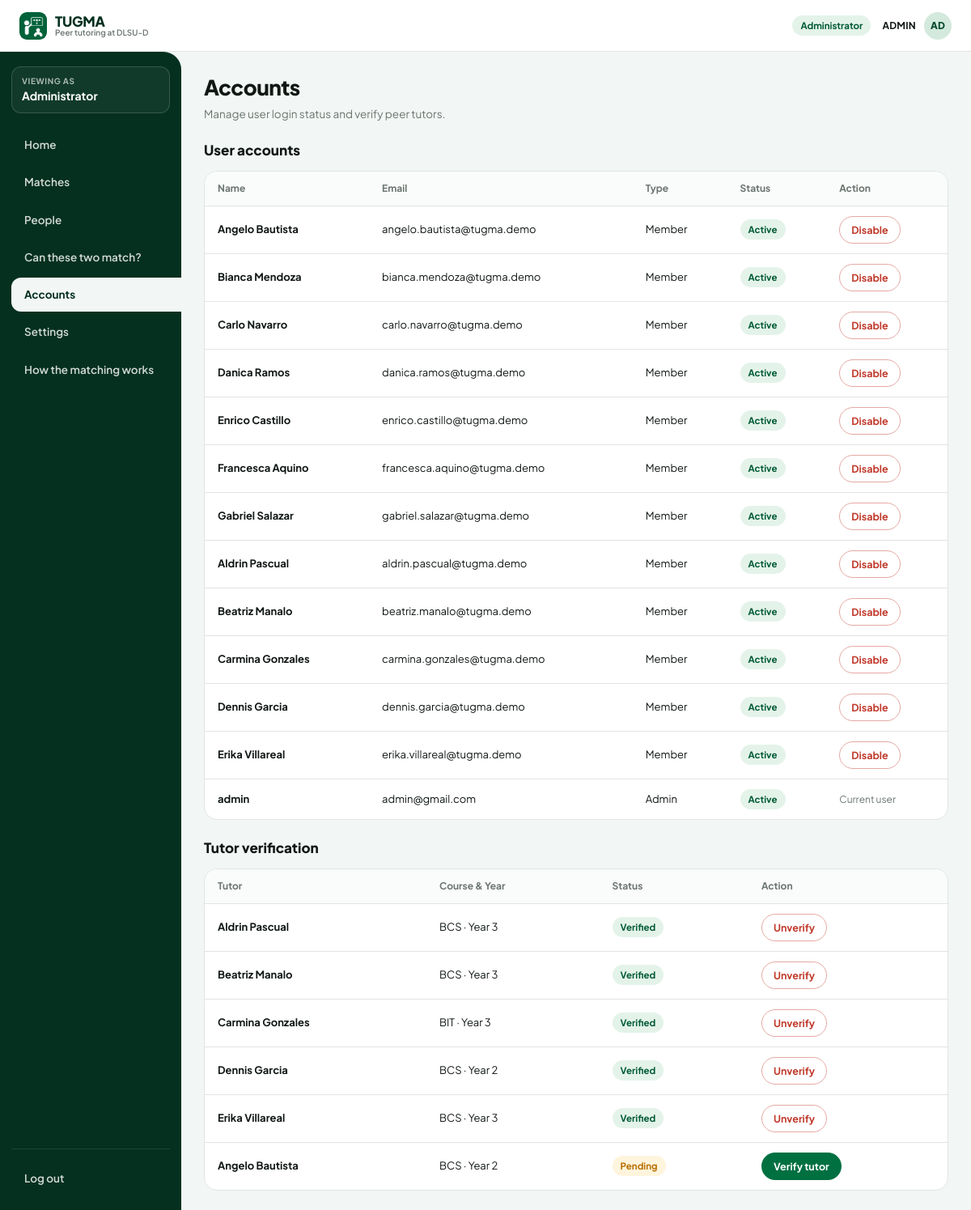
The page /admin/accounts (signed in) on the database as committed earlier.
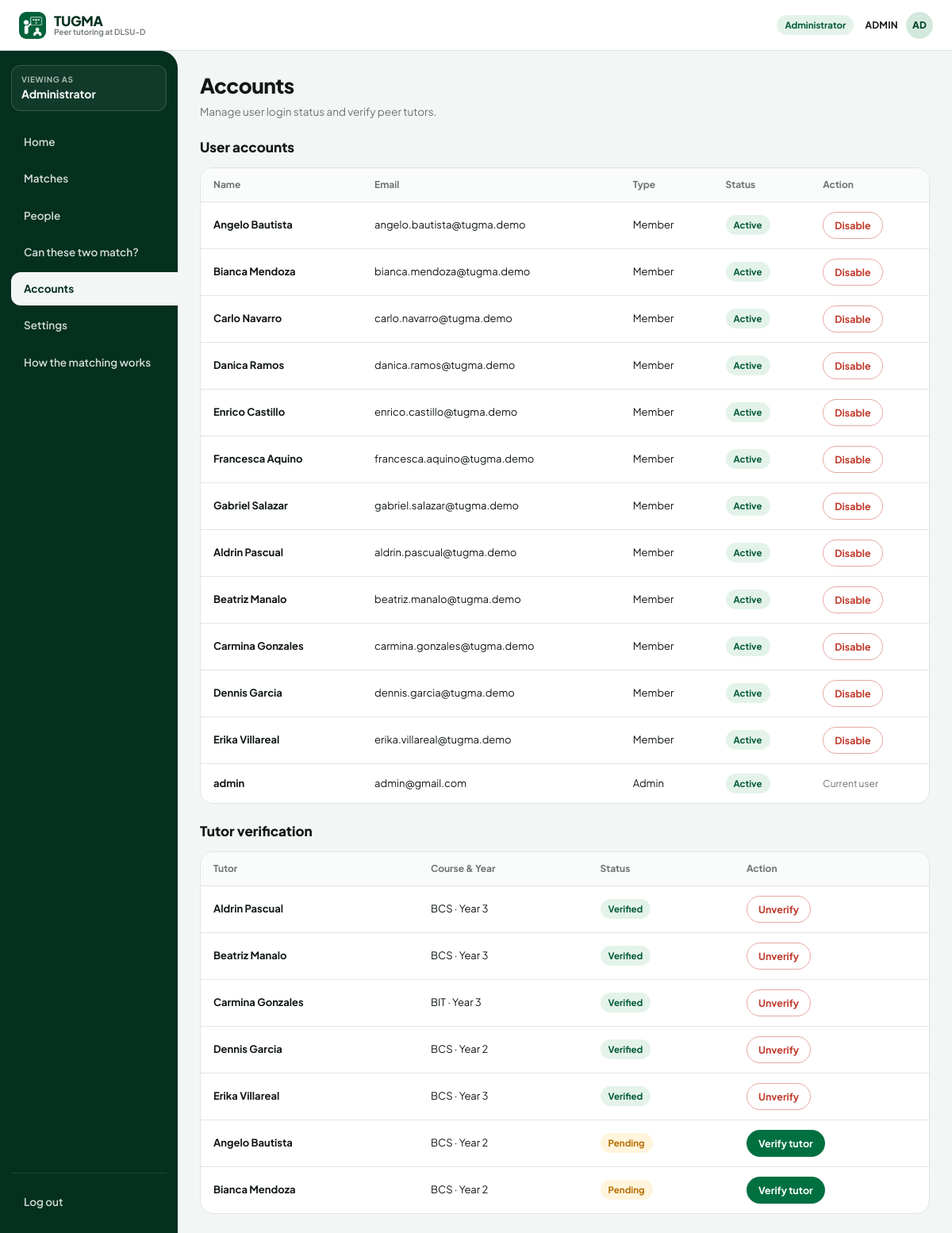
The same page on the database as committed later.
### tables this page shows
CREATE TABLE "users" (
    user_id       INTEGER PRIMARY KEY AUTOINCREMENT,
    email         TEXT NOT NULL UNIQUE COLLATE NOCASE,
    password_hash TEXT NOT NULL,
    role          TEXT NOT NULL CHECK (role IN ('member', 'admin')),
    student_id    INTEGER UNIQUE
                  REFERENCES students(student_id)
                  ON DELETE CASCADE ON UPDATE CASCADE,
    tutor_id      INTEGER UNIQUE
                  REFERENCES tutors(tutor_id)
                  ON DELETE CASCADE ON UPDATE CASCADE,
    display_name  TEXT,
    is_active     INTEGER NOT NULL DEFAULT 1 CHECK (is_active IN (0, 1)),
    created_at    TEXT NOT NULL DEFAULT CURRENT_TIMESTAMP,
    CHECK (
        (role = 'member' AND (student_id IS NOT NULL OR tutor_id IS NOT NULL))
        OR (role = 'admin' AND student_id IS NULL AND tutor_id IS NULL
            AND display_name IS NOT NULL)
    )
);

CREATE TABLE tutors (
    tutor_id    INTEGER PRIMARY KEY,
    name        TEXT NOT NULL,
    grade_level INTEGER NOT NULL CHECK (grade_level > 0),
    course      TEXT NOT NULL,
    verified    INTEGER NOT NULL DEFAULT 0
                CHECK (verified IN (0, 1)),
    capacity    INTEGER NOT NULL DEFAULT 5
                CHECK (capacity > 0)
);

### app.py (the view, shortened to what this page needs)
@app.route("/admin/accounts", methods=["GET", "POST"])
@login_required("admin")
def admin_accounts():
    user = current_user()
    db = get_db()
    accounts = list_accounts(db, user["user_id"])
    tutors = db.fetch_all("SELECT tutor_id, name, course, grade_level, verified FROM tutors ORDER BY tutor_id")
    return render_template("admin/accounts.html", accounts=accounts, tutors=tutors)

### app.py (called while the page is built, shortened)
def get_db():
    if "db" not in g:
        g.db = Database(DB_PATH)
    return g.db

def current_user():
    uid = session.get("user_id")
    if not uid:
        return None
    if "current_user" not in g:
        g.current_user = get_user(get_db(), uid)
    return g.current_user

def initials(name):
    parts = [p for p in (name or "").split() if p]
    if not parts:
        return "?"
    if len(parts) == 1:
        return parts[0][:2].upper()
    return (parts[0][0] + parts[-1][0]).upper()

def active_mode(user):
    if not user or user["role"] == "admin":
        return None

@app.context_processor
def inject_globals():
    user = current_user()
    mode = active_mode(user)
    notif_count = 0
    tutor_verified = None
    return {
        "user": user,
        "mode": mode,
        "tutor_verified": tutor_verified,
        "initials": initials,
        "fmt12": fmt12,
        "fmt_range": fmt_range,
        "notif_count": notif_count,
        "DAYS": DAYS,
        "LANGUAGES": LANGUAGES,
    }

def login_required(role=None):
    def decorator(fn):
        @wraps(fn)
        def wrapper(*args, **kwargs):
            user = current_user()
            if not user:
                session.clear()
                return redirect(url_for("login_page"))
            if role == "admin" and user["role"] != "admin":
                flash("Administrator access is required.", "error")
                return redirect(url_for("home"))
            if role == "member" and user["role"] == "admin":
                return redirect(url_for("admin_home"))
            return fn(*args, **kwargs)
        return wrapper
    return decorator

### services/auth_service.py (called while the page is built)
def _session_dict(row):
    modes = []
    if row["student_id"] is not None:
        modes.append("Learning")
    if row["tutor_id"] is not None:
        modes.append("Tutoring")
    return {
        "user_id": row["user_id"],
        "email": row["email"],
        "role": row["role"],  # 'member' or 'admin'
        "student_id": row["student_id"],
        "tutor_id": row["tutor_id"],
        "modes": modes,
        "name": row["name"],
    }

def get_user(db, user_id):
    row = db.fetch_one(_USER_QUERY + " WHERE u.user_id = ?", (user_id,))
    if row is None or not row["is_active"]:
        return None
    return _session_dict(row)

### src/database.py (called while the page is built)
    def close(self):
        if self.connection is not None:
            self.connection.close()
            self.connection = None

### templates/admin/accounts.html (shortened to what this page needs)
{% extends "base.html" %}
{% block content %}
<h1 class="page-title">Accounts</h1>
<p class="page-subtitle">Manage user login status and verify peer tutors.</p>
<h2 class="section-title">User accounts</h2>
<div class="table-wrap" style="margin-bottom:20px;">
  <table class="data-table">
    <thead><tr><th>Name</th><th>Email</th><th>Type</th><th>Status</th><th>Action</th></tr></thead>
    <tbody>
      {% for a in accounts %}
        <tr>
          <td><strong>{{ a.name }}</strong></td>
          <td>{{ a.email }}</td>
          <td>{{ a.role|title }}</td>
          <td><span class="pill {{ 'pill-green' if a.is_active else 'pill-red' }}">{{ 'Active' if a.is_active else 'Disabled' }}</span></td>
          <td>
            {% if a.user_id != user.user_id %}
              <form method="post" action="{{ url_for('admin_accounts') }}">
                <button type="submit" class="btn {{ 'btn-danger-outline' if a.is_active else 'btn-outline' }} btn-sm">
                  {{ 'Disable' if a.is_active else 'Enable' }}
                </button>
              </form>
            {% else %}
              <span style="color:var(--muted); font-size:12px;">Current user</span>
            {% endif %}
          </td>
        </tr>
      {% endfor %}
    </tbody>
  </table>
</div>
<h2 class="section-title">Tutor verification</h2>
<div class="table-wrap">
  <table class="data-table">
    <thead><tr><th>Tutor</th><th>Course &amp; Year</th><th>Status</th><th>Action</th></tr></thead>
    <tbody>
      {% for t in tutors %}
        <tr>
          <td><strong>{{ t.name }}</strong></td>
          <td>{{ t.course }} · Year {{ t.grade_level }}</td>
          <td><span class="pill {{ 'pill-green' if t.verified else 'pill-amber' }}">{{ 'Verified' if t.verified else 'Pending' }}</span></td>
          <td>
            <form method="post" action="{{ url_for('admin_accounts') }}">
              <button type="submit" class="btn {{ 'btn-danger-outline' if t.verified else 'btn-primary' }} btn-sm">
                {{ 'Unverify' if t.verified else 'Verify tutor' }}
              </button>
            </form>
          </td>
        </tr>
      {% endfor %}
    </tbody>
  </table>
</div>
{% endblock %}

### templates/base.html (shortened to what this page needs)
<!DOCTYPE html>
<html lang="en">
<head>
  <link rel="stylesheet" href="{{ url_for('static', filename='css/tugma.css') }}">
</head>
<body class="{{ 'tutor-theme' if mode == 'Tutoring' else '' }}">
  {% block body %}
  <header class="topbar">
    <a href="{{ url_for('admin_home' if user and user.role == 'admin' else 'home') }}" class="brand-link">
      <img src="{{ url_for('serve_assets', filename='logo.png') }}" alt="TUGMA" class="brand-logo">
      <div class="brand-text-wrap">
        <span class="brand-title">TUGMA</span>
        <span class="brand-sub">Peer tutoring at DLSU-D</span>
      </div>
    </a>
    <div class="topbar-right">
      {% if user and user.role == 'member' %}
        <form action="{{ url_for('switch_mode') }}" method="post" class="mode-toggle">
          <button type="submit" name="mode" value="Learning" class="{{ 'active' if mode == 'Learning' else '' }}">Student</button>
          <button type="submit" name="mode" value="Tutoring" class="{{ 'active' if mode == 'Tutoring' else '' }}">Tutor</button>
        </form>
        <a href="{{ url_for('sessions_page', tab='pending') }}" class="icon-btn" title="Session notifications">
          <img src="{{ url_for('serve_assets', filename='icons/Bell Icon/20/Ink.svg') }}" alt="Notifications" width="18" height="18" onerror="this.style.display='none'">
          {% if notif_count > 0 %}
            <span class="notif-badge">{{ notif_count }}</span>
          {% endif %}
        </a>
        <a href="{{ url_for('calendar_page') }}" class="icon-btn" title="Calendar">
          <img src="{{ url_for('serve_assets', filename='icons/Calendar Icon/18/Dark Green.svg') }}" alt="Calendar" width="18" height="18" onerror="this.style.display='none'">
        </a>
        <a href="{{ url_for('my_profile') }}" class="user-chip">
          <span>{{ user.name }}</span>
          <span class="avatar avatar-sm">{{ initials(user.name) }}</span>
        </a>
      {% elif user and user.role == 'admin' %}
        <span class="pill pill-green">Administrator</span>
        <span class="user-chip">
          <span>{{ user.name }}</span>
          <span class="avatar avatar-sm">{{ initials(user.name) }}</span>
        </span>
      {% endif %}
    </div>
  </header>
  <div class="app-shell">
    <aside class="sidebar">
      <div>
        <div class="viewing-as-card">
          <div>
            <div class="viewing-as-label">VIEWING AS</div>
            <div class="viewing-as-val">
              {% if user and user.role == 'admin' %}
                Administrator
              {% elif mode == 'Tutoring' %}
                Tutor
              {% else %}
                Student
              {% endif %}
            </div>
          </div>
        </div>
        <nav class="nav-list">
          {% if user and user.role == 'admin' %}
            {% set ep = request.endpoint %}
            <a href="{{ url_for('admin_home') }}" class="nav-item {{ 'active' if ep == 'admin_home' else '' }}">Home</a>
            <a href="{{ url_for('admin_matches') }}" class="nav-item {{ 'active' if ep == 'admin_matches' else '' }}">Matches</a>
            <a href="{{ url_for('admin_people') }}" class="nav-item {{ 'active' if ep == 'admin_people' else '' }}">People</a>
            <a href="{{ url_for('admin_inspector') }}" class="nav-item {{ 'active' if ep == 'admin_inspector' else '' }}">Can these two match?</a>
            <a href="{{ url_for('admin_accounts') }}" class="nav-item {{ 'active' if ep == 'admin_accounts' else '' }}">Accounts</a>
            <a href="{{ url_for('admin_settings') }}" class="nav-item {{ 'active' if ep == 'admin_settings' else '' }}">Settings</a>
            <a href="{{ url_for('admin_matching_works') }}" class="nav-item {{ 'active' if ep == 'admin_matching_works' else '' }}">How the matching works</a>
          {% endif %}
        </nav>
      </div>
      <div class="sidebar-footer">
        {% if user and user.role == 'admin' %}
          <form action="{{ url_for('logout') }}" method="post">
            <button type="submit" class="nav-item" style="width:100%; border:none; background:none; cursor:pointer; text-align:left;">Log out</button>
          </form>
        {% else %}
          <a href="{{ url_for('help_page') }}" class="nav-item {{ 'active' if request.endpoint == 'help_page' else '' }}">Help</a>
        {% endif %}
      </div>
    </aside>
    <main class="main-workspace">
      <div class="main-column">
        {% block content %}{% endblock %}
      </div>
    </main>
  </div>
  {% endblock %}
</body>
</html>

Rows that differ between the two databases and show on the page:
added tutors: name "Bianca Mendoza", course "BCS", grade_level "2", verified "Pending", verified "Verify tutor"
